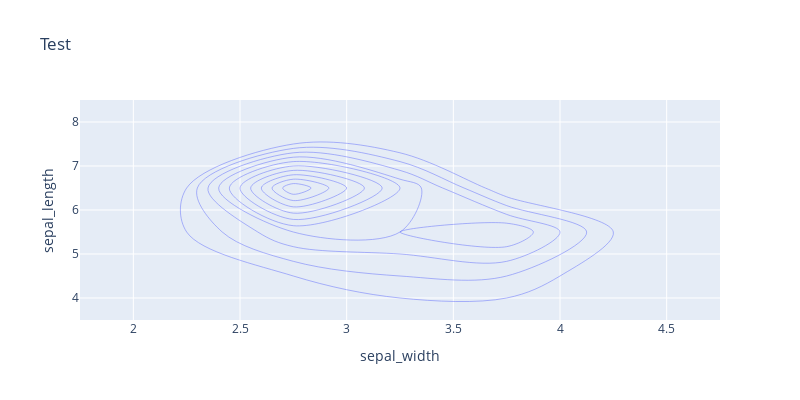

The cell this chart's notebook holds for it:
### Code cell
fig = px.density_contour(X_test, 'sepal_width', 'sepal_length', title = 'Test',  height=400,width=800)
fig.show()

### Figure 1 — Plotly figure (JSON) as saved in the notebook; plotly's stock layout.template omitted (floating-point values rounded to 4 significant figures)
{"data": [{"contours": {"coloring": "none"}, "hovertemplate": "sepal_width=%{x}<br>sepal_length=%{y}<br>count=%{z}<extra></extra>", "legendgroup": "", "line": {"color": "#636efa"}, "name": "", "showlegend": false, "type": "histogram2dcontour", "x": [2.8, 2.2, 4.2, 2.9, 3.4, 3.3, 3.5, 3.1, 2.8, 2.8, 2.6, 3.2, 2.8, 2.8, 2.9, 3.6, 2.9, 2.6, 3, 3.9, 2.8, 3, 3.4, 2.9, 2.8, 3.6, 3.8, 2.9, 2.3, 3.4, 3.1, 3, 3.5, 3, 2.8, 2.7, 3.8, 2.7], "xaxis": "x", "xbingroup": "x", "y": [5.8, 6, 5.5, 7.3, 5, 6.3, 5, 6.7, 6.8, 6.1, 6.1, 6.4, 6.1, 6.5, 6.1, 4.9, 6, 5.5, 4.8, 5.4, 5.6, 5.6, 4.8, 4.4, 6.2, 4.6, 5.1, 6.2, 5, 5, 6.4, 5.4, 5.2, 6.1, 6.4, 5.2, 5.7, 6], "yaxis": "y", "ybingroup": "y"}], "layout": {"height": 400, "legend": {"tracegroupgap": 0}, "title": {"text": "Test"}, "width": 800, "xaxis": {"anchor": "y", "domain": [0, 1], "title": {"text": "sepal_width"}}, "yaxis": {"anchor": "x", "domain": [0, 1], "title": {"text": "sepal_length"}}}}
